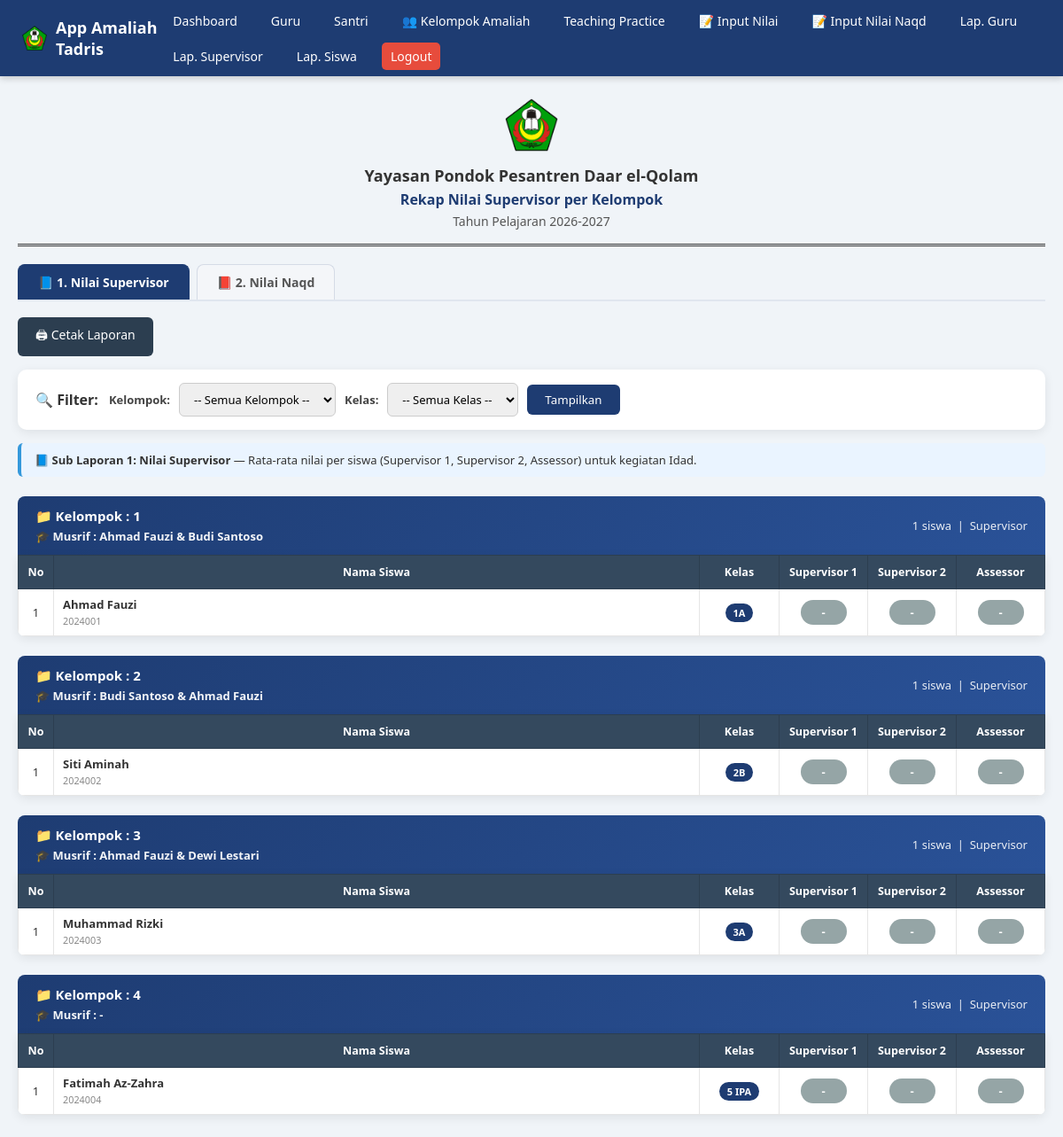
/laporan_siswa.php (signed in), run on the app's committed database.
### tables this page shows
CREATE TABLE `kelompok_amaliah` (
  `id`           INT(11)      NOT NULL AUTO_INCREMENT,
  `kelompok`     INT(2)       NOT NULL,
  `supervisor1`  VARCHAR(100) DEFAULT NULL,
  `supervisor2`  VARCHAR(100) DEFAULT NULL,
  `created_at`   TIMESTAMP    DEFAULT CURRENT_TIMESTAMP,
  `updated_at`   TIMESTAMP    DEFAULT CURRENT_TIMESTAMP ON UPDATE CURRENT_TIMESTAMP,
  PRIMARY KEY (`id`),
  UNIQUE KEY `uniq_kelompok` (`kelompok`),
  KEY `idx_supervisor1` (`supervisor1`),
  KEY `idx_supervisor2` (`supervisor2`)
);

CREATE TABLE `santri` (
  `id`            INT(11)       NOT NULL AUTO_INCREMENT,
  `induk`         VARCHAR(30)   NOT NULL,
  `siswa`         VARCHAR(100)  NOT NULL,
  `kelas`         VARCHAR(10)   NOT NULL,
  `gender`        ENUM('L','P') NOT NULL DEFAULT 'L',
  `pelajaran`     VARCHAR(100)  DEFAULT NULL,
  `kelompok`      INT(2)        DEFAULT NULL,
  `kelompok_naqd` INT(2)        DEFAULT NULL,
  `created_at`    TIMESTAMP     DEFAULT CURRENT_TIMESTAMP,
  `updated_at`    TIMESTAMP     DEFAULT CURRENT_TIMESTAMP ON UPDATE CURRENT_TIMESTAMP,
  PRIMARY KEY (`id`),
  UNIQUE KEY `uniq_induk` (`induk`),
  KEY `idx_kelas` (`kelas`),
  KEY `idx_kelompok` (`kelompok`),
  KEY `idx_kelompok_naqd` (`kelompok_naqd`)
);

### laporan_siswa.php (the view, shortened to what this page needs)
<?php
require 'config/database.php';
$sub = $_GET['sub'] ?? '1';
$is_naqd = ($sub === '2');
if ($is_naqd) {
    $TABLE       = 'nilai_naqd';
    $TITLE       = 'Laporan Nilai Naqd';
    $SUBTITLE    = 'Rekap Nilai Naqd per Kelompok';
    $KRITERIA_TAMPIL = ['Supervisor 1','Supervisor 2'];
} else {
    $TABLE       = 'nilai';
    $SUBTITLE    = 'Rekap Nilai Supervisor per Kelompok';
    $KRITERIA_TAMPIL = ['Supervisor 1','Supervisor 2','Assessor'];
}
$filter_kelompok = $_GET['filter_kelompok'] ?? '';
$filter_kelas    = $_GET['filter_kelas']    ?? '';
$w = [];
$where_sql = $w ? "WHERE " . implode(" AND ", $w) : "";
$sql = "
    SELECT s.id AS santri_id, s.induk, s.siswa, s.kelas, s.kelompok,
           ka.supervisor1 AS sup1_kelompok, ka.supervisor2 AS sup2_kelompok,
           n.kriteria, n.hasil
    FROM santri s
    LEFT JOIN kelompok_amaliah ka ON ka.kelompok = s.kelompok
    LEFT JOIN `$TABLE` n ON n.santri_id = s.id
                          AND n.kriteria IN ('Supervisor 1','Supervisor 2','Assessor')
    $where_sql
    ORDER BY s.kelompok, s.kelas, s.siswa
";
$data = $conn->query($sql);
$rows = [];
while ($r = $data->fetch_assoc()) {
    $sid = $r['santri_id'];
    if (!isset($rows[$sid])) {
        $rows[$sid] = [
            'induk'         => $r['induk'],
            'siswa'         => $r['siswa'],
            'kelas'         => $r['kelas'],
            'kelompok'      => $r['kelompok'],
            'sup1_kelompok' => $r['sup1_kelompok'],
            'sup2_kelompok' => $r['sup2_kelompok'],
            'nilai'         => [],
        ];
    }
}
$groups = [];
foreach ($rows as $sid => $r) {
    $kelompok = $r['kelompok'] ?? '-';
    $groups[$kelompok][] = $r;
}
ksort($groups, SORT_NUMERIC);
?>
<!DOCTYPE html>
<html>
<head>
<link rel="stylesheet" href="assets/css/style.css">
</head>
<body>
<?php include 'partials/navbar.php'; ?>
<div class="container">
    <div class="header-lap">
        <img src="assets/images/logo-sm.png" alt="Logo">
        <h2>Yayasan Pondok Pesantren Daar el-Qolam</h2>
        <h3><?=htmlspecialchars($SUBTITLE)?></h3>
        <h4>Tahun Pelajaran 2026-2027</h4>
    </div>
    <div class="sub-tabs no-print">
        <a href="?sub=1<?=($filter_kelompok?'&filter_kelompok='.urlencode($filter_kelompok):'')?><?=($filter_kelas?'&filter_kelas='.urlencode($filter_kelas):'')?>"
           class="sub-tab <?=($sub==='1')?'active':''?>">
            📘 1. Nilai Supervisor
        </a>
        <a href="?sub=2<?=($filter_kelompok?'&filter_kelompok='.urlencode($filter_kelompok):'')?><?=($filter_kelas?'&filter_kelas='.urlencode($filter_kelas):'')?>"
           class="sub-tab <?=($sub==='2')?'active-naqd':''?>">
            📕 2. Nilai Naqd
        </a>
    </div>
    <button onclick="window.print()" class="btn-print no-print">🖨 Cetak Laporan</button>
    <div class="filter-bar no-print">
        <b>🔍 Filter:</b>
        <form method="get" style="display:flex;gap:10px;align-items:center;flex-wrap:wrap;">
            <label>Kelompok:</label>
            <select name="filter_kelompok">
                <option value="">-- Semua Kelompok --</option>
            </select>
            <label>Kelas:</label>
            <select name="filter_kelas">
                <option value="">-- Semua Kelas --</option>
            </select>
            <button type="submit">Tampilkan</button>
        </form>
    </div>
    <div class="no-print" style="background:#eaf4ff;border-left:4px solid #3498db;
         padding:10px 15px;border-radius:6px;margin-bottom:15px;font-size:13px;">
        <?php if ($is_naqd): ?>
            📕 <b>Sub Laporan 2: Nilai Naqd</b> — Rata-rata nilai per siswa
            (Supervisor 1, Supervisor 2) untuk kegiatan Naqd.
        <?php else: ?>
            📘 <b>Sub Laporan 1: Nilai Supervisor</b> — Rata-rata nilai per siswa
            (Supervisor 1, Supervisor 2, Assessor) untuk kegiatan Idad.
        <?php endif; ?>
    </div>
    <?php if (empty($groups)): ?>
        <div class="empty-box">
            <b>📭 Belum ada data siswa</b><br>
            untuk filter yang dipilih.<br>
            Silakan input data di menu <b>Santri</b> / <b>Input Nilai</b> terlebih dahulu.
        </div>
    <?php else: ?>
        <?php foreach($groups as $kelompok => $siswa_rows):
            $sup1 = $siswa_rows[0]['sup1_kelompok'] ?? '-';
            $sup2 = $siswa_rows[0]['sup2_kelompok'] ?? '-';
            $musrif_tampil = $sup1;
            if ($sup1 !== '-' && $sup2 !== '-' && $sup1 !== $sup2) {
                $musrif_tampil = $sup1 . ' & ' . $sup2;
            } elseif ($sup1 === '-') {
                $musrif_tampil = $sup2;
            }
            $total_siswa = count($siswa_rows);
        ?>
        <div class="kelompok-box <?=$is_naqd?'naqd':''?>">
            <div class="left">
                <div>📁 Kelompok : <?=htmlspecialchars($kelompok)?></div>
                <div class="info-line">🎓 Musrif : <?=htmlspecialchars($musrif_tampil)?></div>
            </div>
            <div class="right">
                <?= $total_siswa ?> siswa &nbsp;|&nbsp;
                <?=htmlspecialchars($is_naqd ? 'Naqd' : 'Supervisor')?>
            </div>
        </div>
        <table class="rekap-table">
            <thead>
                <tr>
                    <th style="width:40px;">No</th>
                    <th>Nama Siswa</th>
                    <th style="width:90px;">Kelas</th>
                    <?php foreach ($KRITERIA_TAMPIL as $krit): ?>
                        <th style="width:100px;" class="<?=$is_naqd?'th-naqd':''?>">
                            <?=htmlspecialchars($krit)?>
                        </th>
                    <?php endforeach; ?>
                </tr>
            </thead>
            <tbody>
            <?php $no=1; foreach($siswa_rows as $r): ?>
                <tr>
                    <td class="center"><?=$no++?></td>
                    <td class="left">
                        <b><?=htmlspecialchars($r['siswa'])?></b><br>
                        <small style="color:#888;"><?=htmlspecialchars($r['induk'])?></small>
                    </td>
                    <td class="center">
                        <span class="badge-kelas"><?=htmlspecialchars($r['kelas'])?></span>
                    </td>
                    <?php foreach ($KRITERIA_TAMPIL as $krit):
                        $nilai = $r['nilai'][$krit] ?? null;
                        $class = 'hasil-badge';
                        if ($nilai !== null) {
                            if ($nilai >= 8)      $class .= ' hasil-good';
                            elseif ($nilai >= 6)  $class .= ' hasil-warn';
                            elseif ($nilai > 0)   $class .= ' hasil-bad';
                            else                  $class .= ' hasil-none';
                        } else {
                            $class .= ' hasil-none';
                        }
                    ?>
                        <td class="center">
                            <span class="<?=$class?>">
                                <?= $nilai !== null ? number_format($nilai, 2) : '-' ?>
                            </span>
                        </td>
                    <?php endforeach; ?>
                </tr>
            <?php endforeach; ?>
            </tbody>
        </table>
        <?php endforeach; ?>
    <?php endif; ?>
</div>
</body>
</html>

### partials/navbar.php
<nav class="navbar">
    <div class="brand">
        <img src="assets/images/logo-sm.png" class="logo-xs" alt="Logo"> App Amaliah Tadris
    </div>
    <ul>
        <li><a href="dashboard.php">Dashboard</a></li>
        <li><a href="guru.php">Guru</a></li>
        <li><a href="santri.php">Santri</a></li>
        <li><a href="kelompok_amaliah.php">👥 Kelompok Amaliah</a></li>
        <li><a href="teaching_practice.php">Teaching Practice</a></li>
        <li><a href="input_nilai.php">📝 Input Nilai</a></li>
        <li><a href="input_nilai_naqd.php">📝 Input Nilai Naqd</a></li>
        <li><a href="laporan_guru.php">Lap. Guru</a></li>
        <li><a href="laporan_supervisor.php">Lap. Supervisor</a></li>
        <li><a href="laporan_siswa.php">Lap. Siswa</a></li>
        <li><a href="logout.php" class="logout">Logout</a></li>
    </ul>
</nav>

### assets/css/style.css (style rules this page uses)
* { margin:0; padding:0; box-sizing:border-box; font-family:'Segoe UI',sans-serif; }
body { background:#f0f4f8; color:#333; }
.navbar { background:#1e3c72; color:#fff; padding:12px 25px; display:flex; justify-content:space-between; align-items:center; box-shadow:0 2px 8px rgba(0,0,0,.2); }
.navbar .brand { font-weight:bold; font-size:18px; display:flex; align-items:center; gap:10px; }
.navbar ul { list-style:none; display:flex; gap:18px; flex-wrap:wrap; }
.navbar a { color:#fff; text-decoration:none; font-size:14px; padding:6px 10px; border-radius:5px; }
.navbar .logout { background:#e74c3c; }
.logo-xs { width:28px; height:28px; }
.container { max-width:1200px; margin:25px auto; padding:0 20px; }
table { width:100%; background:#fff; border-collapse:collapse; border-radius:10px; overflow:hidden; box-shadow:0 3px 12px rgba(0,0,0,.08); }
th, td { padding:11px 14px; text-align:left; border-bottom:1px solid #eee; font-size:14px; }
th { background:#1e3c72; color:#fff; font-weight:600; }
.btn-print { background:#3498db; color:#fff; border:none; padding:10px 20px; border-radius:6px; cursor:pointer; margin-bottom:15px; }

### laporan_siswa.php (style rules this page uses)
.header-lap { text-align: center; margin-bottom: 20px; border-bottom: 3px double #333; padding-bottom: 12px; }
.header-lap img { width: 60px; height: 60px; margin-bottom: 6px; }
.header-lap h2 { margin: 4px 0; font-size: 18px; }
.header-lap h3 { margin: 4px 0; font-size: 16px; color: #1e3c72; }
.header-lap h4 { margin: 4px 0; font-size: 14px; color: #555; font-weight: normal; }
.sub-tabs { display: flex; gap: 8px; margin-bottom: 18px; border-bottom: 2px solid #e0e6ef; flex-wrap: wrap; }
.sub-tab { padding: 10px 22px; border-radius: 8px 8px 0 0; text-decoration: none; font-size: 14px; font-weight: 600; color: #555; background: #f4f6f9; border: 1px solid #d5dbe6; border-bottom: none; transition: .15s; display: inline-flex; align-items: center; gap: 8px; }
.sub-tab.active { background: #1e3c72; color: #fff; border-color: #1e3c72; }
.filter-bar { background:#fff; padding:15px 20px; border-radius:10px; box-shadow:0 3px 12px rgba(0,0,0,.08); margin-bottom:15px; display:flex; gap:12px; align-items:center; flex-wrap:wrap; }
.filter-bar label { font-weight:600; color:#444; font-size:13px; }
.filter-bar select { padding:8px 12px; border:1px solid #ccc; border-radius:6px; font-size:13px; }
.filter-bar button { padding:8px 20px; background:#1e3c72; color:#fff; border:none; border-radius:6px; cursor:pointer; }
.btn-print { background:#2c3e50; color:#fff; padding:10px 20px; border-radius:6px; border:none; cursor:pointer; font-size:14px; margin-bottom:15px; }
.kelompok-box { background: linear-gradient(135deg, #1e3c72, #2a5298); color: #fff; padding: 12px 20px; border-radius: 8px 8px 0 0; margin-top: 22px; display: flex; justify-content: space-between; align-items: center; flex-wrap: wrap; gap: 10px; }
.kelompok-box .left { font-weight: bold; font-size: 15px; }
.kelompok-box .right { font-size: 13px; opacity: .9; }
.kelompok-box .info-line { font-size: 13px; margin-top: 4px; opacity: .95; }
table.rekap-table { width: 100%; background: #fff; border-collapse: collapse; border-radius: 0 0 8px 8px; overflow: hidden; box-shadow: 0 3px 12px rgba(0,0,0,.08); margin-bottom: 20px; }
table.rekap-table th { background: #34495e; color: #fff; padding: 10px 8px; font-size: 12.5px; text-align: center; border: 1px solid #2c3e50; }
table.rekap-table td { padding: 8px 10px; font-size: 13px; border: 1px solid #e5e5e5; vertical-align: middle; }
table.rekap-table td.center { text-align: center; }
table.rekap-table td.left { text-align: left; }
.hasil-badge { display: inline-block; min-width: 52px; padding: 5px 10px; border-radius: 20px; font-weight: bold; color: #fff; background: #3498db; font-size: 13px; }
.hasil-none { background: #95a5a6; }
.badge-kelas { background:#1e3c72; color:#fff; padding:3px 9px; border-radius:12px; font-size:11px; font-weight:bold; }

### data on the page
kelompok_amaliah: musrif_tampil "Ahmad Fauzi & Budi Santoso"
santri: siswa "Ahmad Fauzi", induk "2024001", kelas "1A"
kelompok_amaliah: musrif_tampil "Budi Santoso & Ahmad Fauzi"
santri: siswa "Siti Aminah", induk "2024002", kelas "2B"
kelompok_amaliah: musrif_tampil "Ahmad Fauzi & Dewi Lestari"
santri: siswa "Muhammad Rizki", induk "2024003", kelas "3A"
santri: siswa "Fatimah Az-Zahra", induk "2024004", kelas "5 IPA"

### other printed values
$SUBTITLE "Rekap Nilai Supervisor per Kelompok"
$kelompok "1"
$total_siswa "1"
$krit "Supervisor 1"
$krit "Supervisor 2"
$krit "Assessor"
$kelompok "2"
$kelompok "3"
$kelompok "4"
$musrif_tampil "-"
